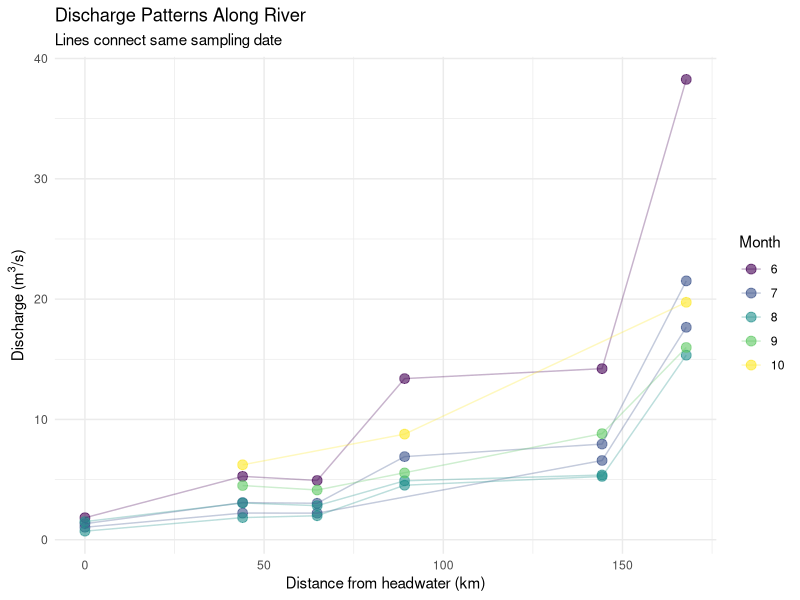
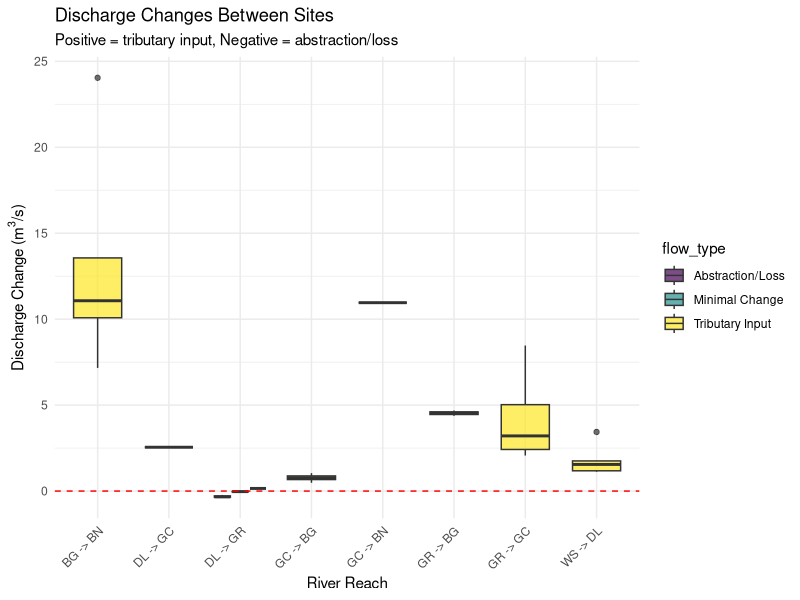
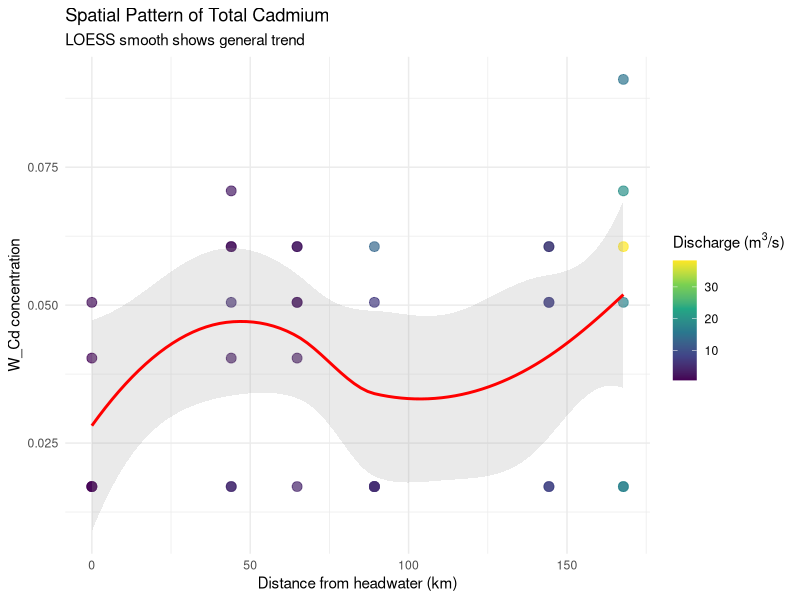
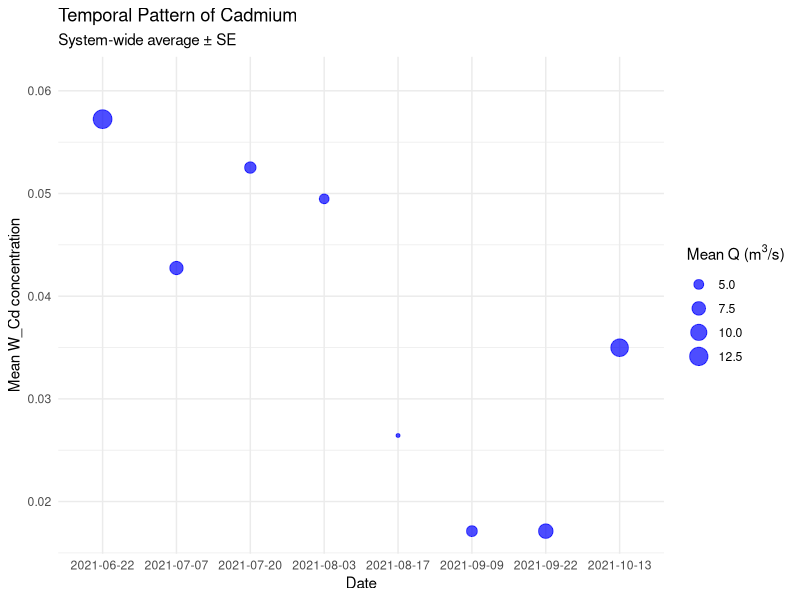
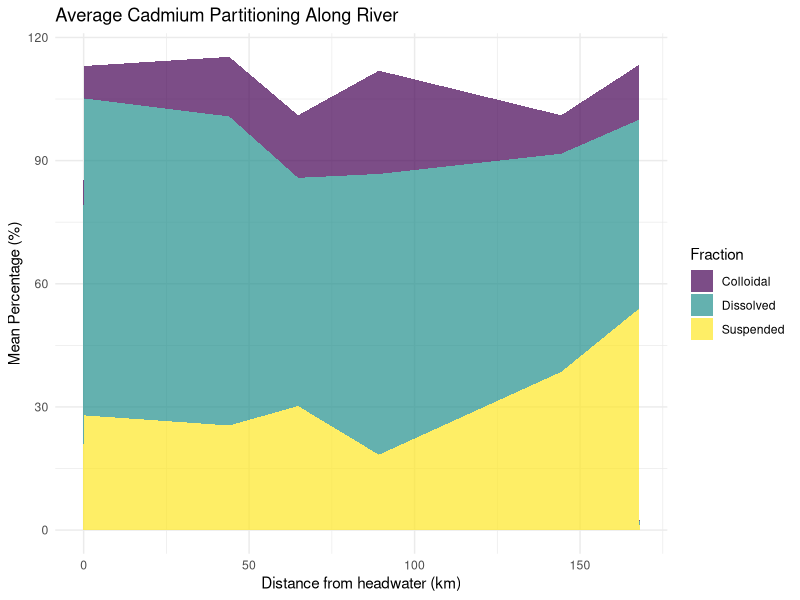
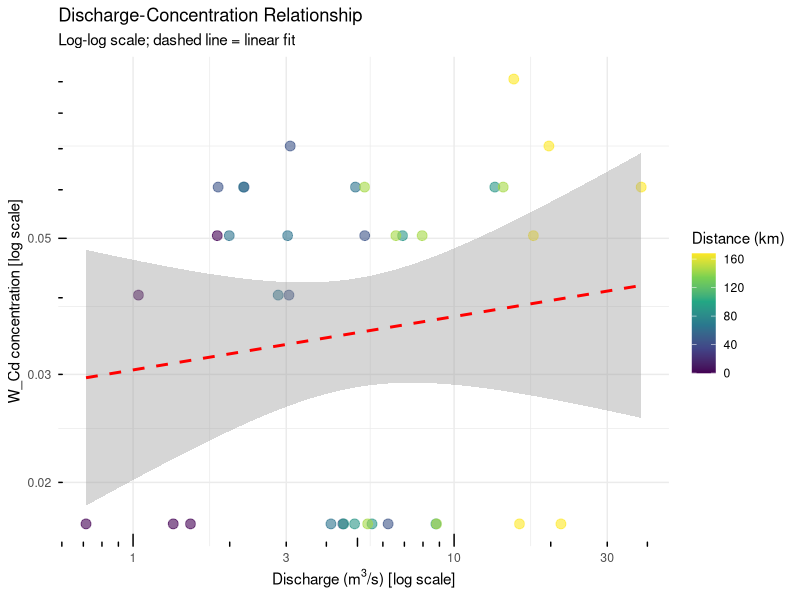

Generate these figures, in order, with R: (Note: this script raises an error after producing the figures.)
# Step 1: Data Quality & Basic Transport Patterns for Cadmium Mass Balance
# Goal: Understand the physical transport framework before isolating biological effects

library(tidyverse)
library(lubridate)
library(viridis)
library(patchwork)
library(scales)
library(ggplot2)

# ============================================================================
# PART 1: DATA PREPARATION AND QUALITY CHECK
# ============================================================================

# Load your data (adjust path as needed)
df <- read.csv("2_incremental/AI_Subsets/integrated_parsed.csv")

# Create ordered site factor based on distance
site_order <- df %>%
  select(Site, Distance_km) %>%
  distinct() %>%
  arrange(Distance_km) %>%
  pull(Site)

df <- df %>%
  mutate(Site = factor(Site, levels = site_order))

# Quick data summary
cat("=== DATA SUMMARY ===\n")
cat("Date range:", as.character(min(df$Date)), "to", as.character(max(df$Date)), "\n")
cat("Number of sites:", n_distinct(df$Site), "\n")
cat("Number of sampling dates:", n_distinct(df$Date), "\n")
cat("Total observations:", nrow(df), "\n")
cat("Sites in order:", paste(site_order, collapse = ", "), "\n")
cat("Distance range:", min(df$Distance_km), "to", max(df$Distance_km), "km\n\n")

# Check for data gaps
cat("=== DATA QUALITY CHECK ===\n")
gap_summary <- df %>%
  summarise(
    mean_nutrient_gap = mean(nutrient_days_diff, na.rm = TRUE),
    max_nutrient_gap = max(nutrient_days_diff, na.rm = TRUE),
    mean_doc_gap = mean(doc_days_diff, na.rm = TRUE),
    max_doc_gap = max(doc_days_diff, na.rm = TRUE),
    mean_alkalinity_gap = mean(alkalinity_days_diff, na.rm = TRUE),
    max_alkalinity_gap = max(alkalinity_days_diff, na.rm = TRUE)
  )
print(gap_summary)

# ============================================================================
# PART 2: DISCHARGE PATTERNS - IDENTIFYING GAINS AND LOSSES
# ============================================================================

cat("\n=== DISCHARGE ANALYSIS ===\n")

# Calculate discharge changes between consecutive sites
discharge_changes <- df %>%
  arrange(Date, Distance_km) %>%
  group_by(Date) %>%
  mutate(
    discharge_change = discharge_m3s - lag(discharge_m3s),
    discharge_pct_change = 100 * discharge_change / lag(discharge_m3s),
    upstream_site = lag(Site),
    upstream_distance = lag(Distance_km),
    distance_between = Distance_km - upstream_distance,
    reach = paste(upstream_site, "->", Site),
    # Flag tributary inputs vs abstractions
    flow_type = case_when(
      discharge_change > 0.1 ~ "Tributary Input",
      discharge_change < -0.1 ~ "Abstraction/Loss",
      TRUE ~ "Minimal Change"
    )
  ) %>%
  filter(!is.na(discharge_change)) %>%
  ungroup()

# Summary statistics of discharge changes by reach
discharge_summary <- discharge_changes %>%
  group_by(reach, upstream_distance, Distance_km) %>%
  summarise(
    reach_length_km = first(distance_between),
    mean_discharge_change = mean(discharge_change, na.rm = TRUE),
    median_discharge_change = median(discharge_change, na.rm = TRUE),
    sd_discharge_change = sd(discharge_change, na.rm = TRUE),
    mean_pct_change = mean(discharge_pct_change, na.rm = TRUE),
    n_observations = n(),
    n_gains = sum(discharge_change > 0.1),
    n_losses = sum(discharge_change < -0.1),
    dominant_flow = ifelse(n_gains > n_losses, "Gaining", 
                           ifelse(n_losses > n_gains, "Losing", "Variable")),
    .groups = 'drop'
  ) %>%
  arrange(upstream_distance)

cat("\nDischarge changes by reach:\n")
print(discharge_summary)

# Identify reaches with consistent water losses (potential abstraction)
abstraction_reaches <- discharge_summary %>%
  filter(dominant_flow == "Losing" & mean_discharge_change < -0.1) %>%
  pull(reach)

if(length(abstraction_reaches) > 0) {
  cat("\nReaches with likely water abstraction:\n")
  print(abstraction_reaches)
} else {
  cat("\nNo reaches with consistent water abstraction identified.\n")
}

# Identify reaches with consistent tributary inputs
tributary_reaches <- discharge_summary %>%
  filter(dominant_flow == "Gaining" & mean_discharge_change > 0.1) %>%
  pull(reach)

if(length(tributary_reaches) > 0) {
  cat("\nReaches with likely tributary inputs:\n")
  print(tributary_reaches)
}

# Plot 1: Discharge patterns along river
p1 <- ggplot(df, aes(x = Distance_km, y = discharge_m3s)) +
  geom_point(aes(color = as.factor(month(Date))), alpha = 0.6, size = 3) +
  geom_line(aes(group = Date, color = as.factor(month(Date))), alpha = 0.3) +
  scale_color_viridis_d(name = "Month") +
  labs(
    title = "Discharge Patterns Along River",
    subtitle = "Lines connect same sampling date",
    x = "Distance from headwater (km)",
    y = expression("Discharge (m"^3*"/s)")
  ) +
  theme_minimal() +
  theme(legend.position = "right")

# Plot 2: Discharge changes between sites
p2 <- discharge_changes %>%
  ggplot(aes(x = reach, y = discharge_change)) +
  geom_boxplot(aes(fill = flow_type), alpha = 0.7) +
  geom_hline(yintercept = 0, linetype = "dashed", color = "red") +
  scale_fill_viridis_d() +
  labs(
    title = "Discharge Changes Between Sites",
    subtitle = "Positive = tributary input, Negative = abstraction/loss",
    x = "River Reach",
    y = expression("Discharge Change (m"^3*"/s)")
  ) +
  theme_minimal() +
  theme(axis.text.x = element_text(angle = 45, hjust = 1))

# ============================================================================
# PART 3: IDENTIFY MINIMUM CD CONCENTRATION FOR TRIBUTARY ASSUMPTION
# ============================================================================

cat("\n=== CADMIUM CONCENTRATION ANALYSIS ===\n")

# Find minimum Cd concentrations across entire dataset
min_concentrations <- df %>%
  summarise(
    min_W_Cd = min(W_Cd, na.rm = TRUE),
    min_UF_Cd = min(UF_Cd, na.rm = TRUE),
    min_F_Cd = min(F_Cd, na.rm = TRUE),
    percentile_5_W_Cd = quantile(W_Cd, 0.05, na.rm = TRUE),
    percentile_10_W_Cd = quantile(W_Cd, 0.10, na.rm = TRUE)
  )

cat("Minimum and low percentile Cd concentrations:\n")
print(min_concentrations)

# Find where and when minimum concentrations occur
min_W_Cd_info <- df %>%
  filter(W_Cd == min(W_Cd, na.rm = TRUE)) %>%
  select(Site, Date, Distance_km, W_Cd, discharge_m3s, Position)

cat("\nMinimum W_Cd occurred at:\n")
print(min_W_Cd_info)

# Distribution of Cd concentrations by site
cd_by_site <- df %>%
  group_by(Site, Distance_km, Position) %>%
  summarise(
    n_samples = n(),
    mean_W_Cd = mean(W_Cd, na.rm = TRUE),
    median_W_Cd = median(W_Cd, na.rm = TRUE),
    min_W_Cd = min(W_Cd, na.rm = TRUE),
    max_W_Cd = max(W_Cd, na.rm = TRUE),
    cv_W_Cd = sd(W_Cd, na.rm = TRUE) / mean(W_Cd, na.rm = TRUE),
    mean_discharge = mean(discharge_m3s, na.rm = TRUE),
    .groups = 'drop'
  ) %>%
  arrange(Distance_km)

cat("\nCadmium statistics by site:\n")
print(cd_by_site)

# Identify potential clean tributary sites (consistently low Cd)
clean_sites <- cd_by_site %>%
  filter(mean_W_Cd < quantile(cd_by_site$mean_W_Cd, 0.25)) %>%
  pull(Site)

cat("\nPotential clean water sites (bottom 25% mean Cd):\n")
print(as.character(clean_sites))

# Check if headwater is contaminated as expected
headwater_stats <- cd_by_site %>%
  filter(Distance_km == 0)

cat("\nHeadwater (Distance = 0) statistics:\n")
print(headwater_stats)

# ============================================================================
# PART 4: SPATIAL-TEMPORAL PATTERNS IN CD CONCENTRATIONS AND FRACTIONS
# ============================================================================

# Plot 3: Spatial pattern of Cd concentrations
p3 <- ggplot(df, aes(x = Distance_km, y = W_Cd)) +
  geom_point(aes(color = discharge_m3s), size = 3, alpha = 0.7) +
  geom_smooth(method = "loess", se = TRUE, alpha = 0.2, color = "red") +
  scale_color_viridis_c(name = expression("Discharge (m"^3*"/s)")) +
  labs(
    title = "Spatial Pattern of Total Cadmium",
    subtitle = "LOESS smooth shows general trend",
    x = "Distance from headwater (km)",
    y = "W_Cd concentration"
  ) +
  theme_minimal()

# Plot 4: Temporal patterns
p4 <- df %>%
  group_by(Date) %>%
  summarise(
    mean_W_Cd = mean(W_Cd, na.rm = TRUE),
    se_W_Cd = sd(W_Cd, na.rm = TRUE) / sqrt(n()),
    mean_discharge = mean(discharge_m3s, na.rm = TRUE),
    mean_temp = mean(daily_temp, na.rm = TRUE),
    .groups = 'drop'
  ) %>%
  ggplot(aes(x = Date)) +
  geom_ribbon(aes(ymin = mean_W_Cd - se_W_Cd, 
                  ymax = mean_W_Cd + se_W_Cd), 
              alpha = 0.3, fill = "blue") +
  geom_line(aes(y = mean_W_Cd), color = "blue", size = 1) +
  geom_point(aes(y = mean_W_Cd, size = mean_discharge), 
             color = "blue", alpha = 0.7) +
  scale_size_continuous(name = expression("Mean Q (m"^3*"/s)")) +
  labs(
    title = "Temporal Pattern of Cadmium",
    subtitle = "System-wide average ± SE",
    x = "Date",
    y = "Mean W_Cd concentration"
  ) +
  theme_minimal()

# Plot 5: Particle fraction patterns
p5 <- df %>%
  select(Site, Date, Distance_km, 
         Dissolved_pct, Colloidal_pct, Suspended_pct) %>%
  pivot_longer(cols = c(Dissolved_pct, Colloidal_pct, Suspended_pct),
               names_to = "Fraction",
               values_to = "Percentage") %>%
  mutate(Fraction = str_remove(Fraction, "_pct")) %>%
  group_by(Distance_km, Fraction) %>%
  summarise(mean_pct = mean(Percentage, na.rm = TRUE), .groups = 'drop') %>%
  ggplot(aes(x = Distance_km, y = mean_pct, fill = Fraction)) +
  geom_area(alpha = 0.7) +
  scale_fill_viridis_d() +
  labs(
    title = "Average Cadmium Partitioning Along River",
    x = "Distance from headwater (km)",
    y = "Mean Percentage (%)",
    fill = "Fraction"
  ) +
  theme_minimal()

# Plot 6: Discharge-Concentration Relationship
p6 <- ggplot(df, aes(x = discharge_m3s, y = W_Cd)) +
  geom_point(aes(color = Distance_km), alpha = 0.6, size = 3) +
  geom_smooth(method = "lm", se = TRUE, color = "red", linetype = "dashed") +
  scale_x_log10() +
  scale_y_log10() +
  scale_color_viridis_c(name = "Distance (km)") +
  labs(
    title = "Discharge-Concentration Relationship",
    subtitle = "Log-log scale; dashed line = linear fit",
    x = expression("Discharge (m"^3*"/s) [log scale]"),
    y = "W_Cd concentration [log scale]"
  ) +
  annotation_logticks() +
  theme_minimal()

# Calculate dilution power law exponent
lm_result <- lm(log10(W_Cd) ~ log10(discharge_m3s), data = df)
slope <- coef(lm_result)[2]
cat("\n=== DILUTION ANALYSIS ===\n")
cat("Power law exponent (C = aQ^b): b =", round(slope, 3), "\n")
cat("If b = -1, perfect dilution; b > -1, additional sources; b < -1, removal processes\n")

# ============================================================================
# PART 5: CALCULATE CD LOADS AND IDENTIFY TRANSPORT ANOMALIES
# ============================================================================

# Calculate Cd loads and changes between sites
load_changes <- df %>%
  arrange(Date, Distance_km) %>%
  group_by(Date) %>%
  mutate(
    # Load changes
    W_Cd_load_change = W_Cd_load - lag(W_Cd_load),
    UF_Cd_load_change = UF_Cd_load - lag(UF_Cd_load),
    F_Cd_load_change = F_Cd_load - lag(F_Cd_load),
    # Expected from simple dilution (assuming tributary has min Cd)
    tributary_water = discharge_m3s - lag(discharge_m3s),
    expected_trib_Cd_load = tributary_water * min(W_Cd, na.rm = TRUE),
    expected_total_load = lag(W_Cd_load) + expected_trib_Cd_load,
    # Deviation from expectation
    load_residual = W_Cd_load - expected_total_load,
    residual_pct = 100 * load_residual / expected_total_load,
    # Site info
    upstream_site = lag(Site),
    reach = paste(upstream_site, "->", Site)
  ) %>%
  filter(!is.na(W_Cd_load_change)) %>%
  ungroup()

# Summary of load changes by reach
load_summary <- load_changes %>%
  group_by(reach) %>%
  summarise(
    n_obs = n(),
    mean_load_change = mean(W_Cd_load_change, na.rm = TRUE),
    sd_load_change = sd(W_Cd_load_change, na.rm = TRUE),
    mean_residual = mean(load_residual, na.rm = TRUE),
    mean_residual_pct = mean(residual_pct, na.rm = TRUE),
    n_sources = sum(load_residual > 0, na.rm = TRUE),
    n_sinks = sum(load_residual < 0, na.rm = TRUE),
    .groups = 'drop'
  ) %>%
  arrange(desc(abs(mean_residual)))

cat("\n=== CADMIUM LOAD ANALYSIS ===\n")
cat("Reaches with largest deviations from simple transport:\n")
print(load_summary)

# Identify hotspots (large positive residuals = unexplained sources)
hotspots <- load_summary %>%
  filter(mean_residual_pct > 20) %>%
  pull(reach)

if(length(hotspots) > 0) {
  cat("\nPotential Cd source hotspots (>20% above expected):\n")
  print(hotspots)
}

# Plot 7: Load residuals by reach
p7 <- load_changes %>%
  ggplot(aes(x = reach, y = residual_pct)) +
  geom_boxplot(aes(fill = residual_pct > 0), alpha = 0.7) +
  geom_hline(yintercept = 0, linetype = "dashed", color = "red") +
  scale_fill_manual(
    values = c("TRUE" = "darkgreen", "FALSE" = "darkred"),
    labels = c("TRUE" = "Source", "FALSE" = "Sink"),
    name = "Process"
  ) +
  labs(
    title = "Deviations from Simple Transport Model",
    subtitle = "% difference from expected based on dilution alone",
    x = "River Reach",
    y = "Residual (%)"
  ) +
  theme_minimal() +
  theme(axis.text.x = element_text(angle = 45, hjust = 1))

# ============================================================================
# PART 6: ENVIRONMENTAL CONTEXT
# ============================================================================

# Create summary of environmental conditions by site
env_summary <- df %>%
  group_by(Site, Distance_km, Position) %>%
  summarise(
    mean_pH = mean(pH, na.rm = TRUE),
    range_pH = max(pH, na.rm = TRUE) - min(pH, na.rm = TRUE),
    mean_DOC = mean(DOC, na.rm = TRUE),
    mean_temp = mean(daily_temp, na.rm = TRUE),
    mean_DO = mean(daily_DO, na.rm = TRUE),
    mean_alkalinity = mean(Alkalinity, na.rm = TRUE),
    mean_NO3N = mean(NO3N, na.rm = TRUE),
    mean_NH4N = mean(NH4N, na.rm = TRUE),
    mean_SRP = mean(SRP, na.rm = TRUE),
    .groups = 'drop'
  ) %>%
  arrange(Distance_km)

# Plot 8: Key environmental gradients
env_plot_data <- env_summary %>%
  select(Distance_km, mean_pH, mean_DOC, mean_temp, mean_alkalinity) %>%
  pivot_longer(cols = starts_with("mean_"),
               names_to = "Parameter",
               values_to = "Value") %>%
  mutate(Parameter = case_when(
    Parameter == "mean_pH" ~ "pH",
    Parameter == "mean_DOC" ~ "DOC (mg/L)",
    Parameter == "mean_temp" ~ "Temperature (°C)",
    Parameter == "mean_alkalinity" ~ "Alkalinity"
  ))

p8 <- ggplot(env_plot_data, aes(x = Distance_km, y = Value)) +
  geom_line(color = "blue", size = 1) +
  geom_point(color = "blue", size = 3) +
  facet_wrap(~Parameter, scales = "free_y", ncol = 2) +
  labs(
    title = "Environmental Gradients Along River",
    x = "Distance from headwater (km)",
    y = "Mean Value"
  ) +
  theme_minimal()

# ============================================================================
# COMBINE AND DISPLAY PLOTS
# ============================================================================

# Create combined plot layout
combined_plot <- (p1 + p2) / (p3 + p6) / (p4 + p5) / (p7 + p8)

print(combined_plot)

# ============================================================================
# CREATE SUMMARY OUTPUT FOR STEP 2
# ============================================================================

# Compile key findings for mass balance calculations
transport_framework <- list(
  # Minimum Cd for tributary assumption
  tributary_Cd = min_concentrations$min_W_Cd,
  tributary_Cd_5pct = min_concentrations$percentile_5_W_Cd,
  
  # Flow characteristics
  abstraction_reaches = abstraction_reaches,
  tributary_reaches = tributary_reaches,
  discharge_summary = discharge_summary,
  
  # Cd patterns
  clean_sites = clean_sites,
  contaminated_headwater = headwater_stats,
  site_Cd_stats = cd_by_site,
  
  # Transport anomalies
  hotspot_reaches = hotspots,
  load_residuals = load_summary,
  
  # Environmental context
  env_gradients = env_summary,
  
  # Dilution characteristics
  dilution_exponent = slope
)

# Save prepared datasets for Step 2
step2_data <- list(
  main_data = df,
  discharge_changes = discharge_changes,
  load_changes = load_changes,
  transport_framework = transport_framework
)

# Save for use in next step
# saveRDS(step2_data, "step1_output_for_step2.rds")

cat("\n=== STEP 1 ANALYSIS COMPLETE ===\n")
cat("Minimum Cd for tributary assumption:", round(min_concentrations$min_W_Cd, 6), "\n")
cat("Alternative (5th percentile):", round(min_concentrations$percentile_5_W_Cd, 6), "\n")
cat("Dilution power law exponent:", round(slope, 3), "\n")
cat("Number of hotspot reaches identified:", length(hotspots), "\n")
cat("\nData prepared for Step 2: Mass Balance Calculations\n")
cat("Access results in 'transport_framework' object\n")
